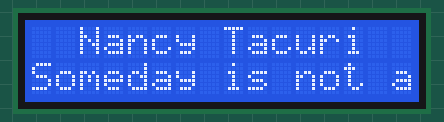
The sketch below on a simulated Arduino Uno, built with avr-gcc and run on an emulated ATmega328P. Parts: 16×2 character LCD.

Above: at 0.26 s.
At 1.88 s:
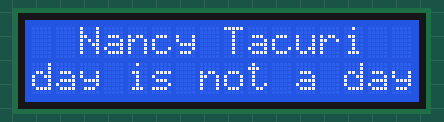
At 3.5 s:
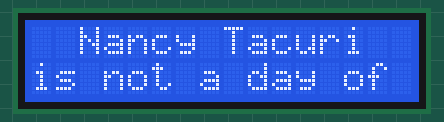
At 7.13 s:
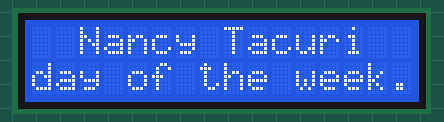
At 10.76 s:
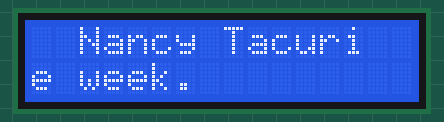
At 14.39 s:
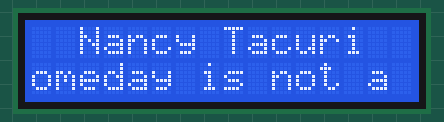

Measured:
- by itself, everything shown: repeats every 13.7 s, in 34 steps
- what the display in image 1 shows lasts 0.4 s, from 1.7 s to 2.1 s

The sketch:

Lab3.ino
```cpp
/*
Name: Nancy

 Lab3: Scrolling Output

 Description: Setting up LCD screen for display, pentiometer to adjust brightness, 220 ohms resistor to restrict power,
             arduino and bread board to build and connect circuits, and an algorithm that splits screen
             into 16 columns and 2 rows to diaplay name on top and scrolling message at the bottom. Following is
             the detail description of connections made:

             LCD RS pin to digital pin 12
             LCD Enable pin to digital pin 11
             LCD D4 pin to digital pin 5
             LCD D5 pin to digital pin 4
             LCD D6 pin to digital pin 3
             LCD D7 pin to digital pin 2
             Vdd to 5V power
             Vss to ground
             V0 to pentiometer
             ground to pentiometer
Assumptions: Connections made shown above should connect the power and pins to LCD screen and
             petiomenter, resulting in the display of the desired message.
Reference: UIC blackboard course link directed to arduino website that has generic instructions.
           https://www.arduino.cc/en/Tutorial/LiquidCrystalScroll
*/
#include<LiquidCrystal.h>

LiquidCrystal lcd(12,11,5 ,4,3,2);

 int quoteSize = 0;
String fullName = "Nancy Tacuri", substring [16];

void setup() {
  // set up the LCD's number of columns and rows:
  lcd.begin(16,2);
// lcd.print(fullName);

}

void loop(){
 scroll("Someday is not a day of the week.");

}
void scroll(String quote){
quoteSize = quote.length();
quote = quote + " ";

 for (int i = 0; i <=quoteSize; i++){
 lcd.setCursor(2,0);
 lcd.print(fullName);

 lcd.setCursor(0,1);
 lcd.print(quote.substring(i, 16+i));

  delay(400);
  }


}
```
